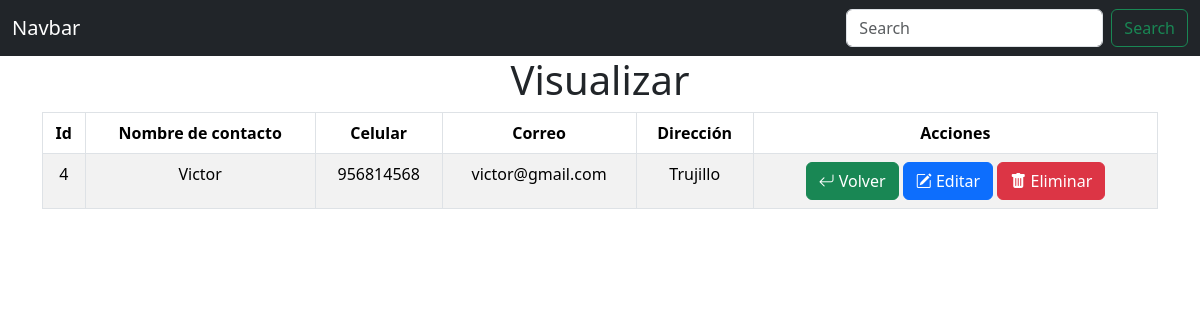
Screenshot of /visualizar.php?idPersona=4 with the database file from the repository.
### tables this page shows
CREATE TABLE `usuarios` (
  `idPersona` int(11) NOT NULL,
  `Nombre` varchar(100) NOT NULL,
  `Telefono` varchar(15) NOT NULL,
  `Correo` varchar(40) NOT NULL,
  `Direccion` varchar(50) NOT NULL
);

### config/bd.php (called while the page is built)
<?php
class bd{
    private $host='localhost';
    private $user='root';
    private $password='';
    private $dbname='practicc';
    public function conexion(){
        try {
            $PDO = new PDO("mysql:host=".$this->host.";dbname=".$this->dbname, $this->user, $this->password);
            return $PDO;
        } catch (PDOException $e) {
            return "Error de conexión: " . $e->getMessage();
        }
    }
}
?>

### controller/controller.php (called while the page is built, shortened)
<?php
class controller{
    private $model;
    public function __construct(){
        require_once("C:/xampp/htdocs/proyectc/model/model.php");
        $this->model=new model();
    }
    public function showUs($idPersona){
        $idshowus=$this->model->show($idPersona);
        return($idshowus!=false)?$idshowus:header('Location: index.php');
    }
}
?>

### model/model.php (called while the page is built, shortened)
<?php
class model{
    private $PDO;
    public function __construct(){
        require_once("C:/xampp/htdocs/proyectc/config/bd.php");
        $con=new bd();
        $this->PDO = $con->conexion();
    }
    public function show($idPersona){
        $stament=$this->PDO->prepare("SELECT * FROM usuarios WHERE idPersona=:idPersona LIMIT 1");
        $stament->bindParam(":idPersona", $idPersona);
        return ($stament->execute())? $stament->fetch() : false;
    }
}
?>

### visualizar.php (shortened to what this page needs)
<?php
require_once("C:/xampp/htdocs/proyectc/view/header.php");
require_once("C:/xampp/htdocs/proyectc/controller/controller.php");
$obj = new controller();
$row = $obj->showUs($_GET['idPersona']);
?>
<div class="container">
    <h1 class="page-header text-center">Visualizar</h1>
    <div class="col-sm-12">
        <table class="table table-bordered table-striped">
            <thead class="text-center">
                <tr>
                    <th>Id</th>
                    <th>Nombre de contacto</th>
                    <th>Celular</th>
                    <th>Correo</th>
                    <th>Dirección</th>
                    <th>Acciones</th>
                </tr>
            </thead>
            <tbody class="text-center">
                <tr>
                    <td><?= $row[0] ?></td>
                    <td><?= $row[1] ?></td>
                    <td><?= $row[2] ?></td>
                    <td><?= $row[3] ?></td>
                    <td><?= $row[4] ?></td>
                    <td>
                        <a href="index.php" type="button" class="btn btn-success">
                            <i class="bi bi-arrow-return-left"></i> Volver
                        </a>
                        <a href="#edit_<?php echo $row[0]; ?>" type="button" class="btn btn-primary" data-bs-toggle="modal" data-bs-target="#edit_<?php echo $row[0]; ?>">
                            <i class="bi bi-pencil-square"></i> Editar
                        </a>
                        <button type="button" class="btn btn-danger" data-bs-toggle="modal" data-bs-target="#delete<?= $row[0] ?>">
                            <i class="bi bi-trash-fill"></i> Eliminar
                        </button>
                    </td>
                </tr>
            </tbody>
        </table>
    </div>
</div>

### rows the page displays
usuarios: idPersona "4", Nombre "Victor", Telefono "956814568", Correo "victor@gmail.com", Direccion "Trujillo"
